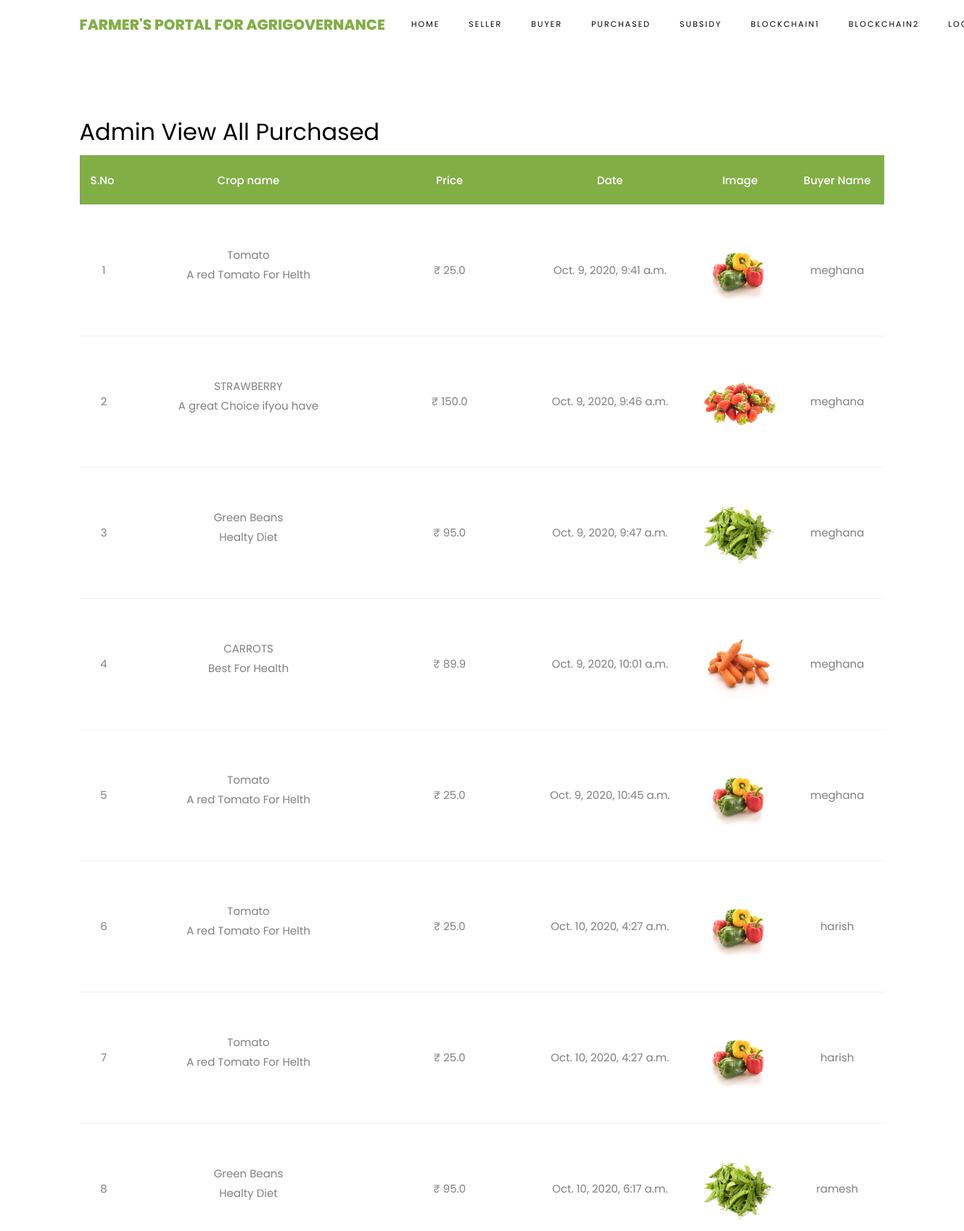
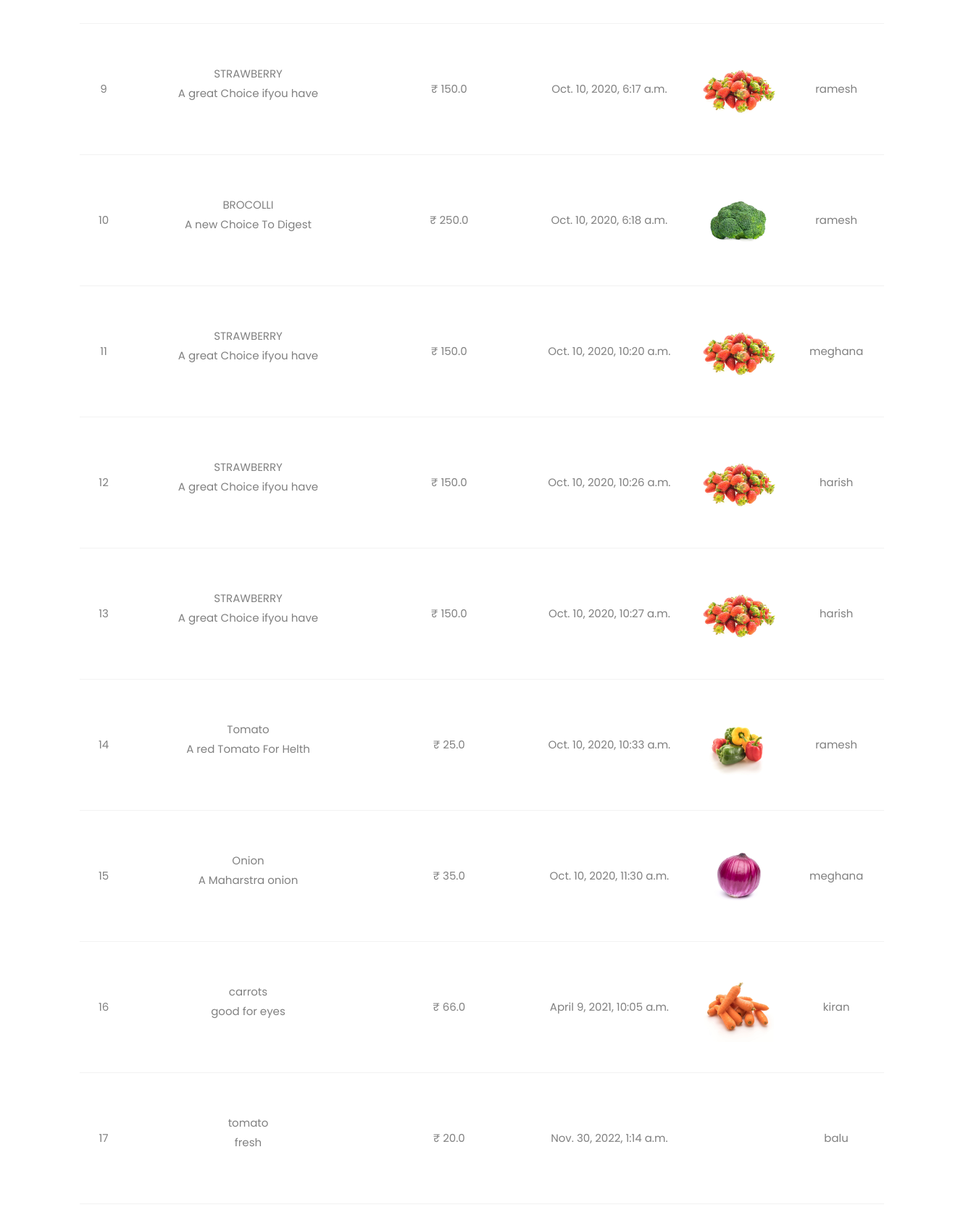
Page /AdminViewAllPurchased/ (upper part) on the committed database (2 pictures, top to bottom).
### buyers/models.py (models this page shows, shortened)
class BuyerCropCartModels(models.Model):
    buyerusername = models.CharField(max_length=100)
    buyeruseremail = models.CharField(max_length=100)
    sellername = models.CharField(max_length=100)
    cropname = models.CharField(max_length=100)
    description = models.CharField(max_length=100000)
    price = models.FloatField()
    file = models.FileField(upload_to='files/')
    cdate = models.DateTimeField(auto_now_add=True)
    status = models.CharField(max_length=50)
    class Meta:
        db_table = "BuyerCartTable"

### admins/views.py (the view)
# urls.py: path("AdminViewAllPurchased/", admins.AdminViewAllPurchased, name="AdminViewAllPurchased"),
def AdminViewAllPurchased(request):
    data = BuyerCropCartModels.objects.filter(status='purchased')
    return render(request,'admins/AdminViewAllPurchased.html',{'data':data})

### assets/templates/admins/AdminViewAllPurchased.html
{%extends 'admins/adminbase.html'%}
{%load static%}
{%block contents%}
<section class="ftco-section ftco-cart">
			<div class="container">
				<div class="row">
    			<div class="col-md-12 ftco-animate">
                    <h2>Admin View All Purchased</h2>
    				<div class="cart-list">
	    				<table class="table">
						    <thead class="thead-primary">
						      <tr class="text-center">
						        <th>S.No&nbsp;</th>
						        <th>Crop name</th>
						        <th>Price</th>
						        <th>Date</th>
						        <th>Image</th>
                                <th>Buyer Name</th>
						      </tr>
						    </thead>
						    <tbody>
                             {% for i in data %}
                          <tr class="text-center">
                        <td>{{forloop.counter}}</td>
                        <td class="product-name">{{i.cropname}} <p>{{i.description}}</p></td>
                        <td class="quantity">&#x20B9; {{i.price}}</td>
                        <td>{{i.cdate}}</td>
                        <td class="image-prod"><div class="img" style="background-image:url({{i.file}});"></div></td>
                        <td>{{i.buyerusername}}</td>
                    </tr>
                    {% endfor %}
						    </tbody>
						  </table>
					  </div>
    			</div>
    		</div>
			</div>
		</section>
{%endblock%}

### rows in the picture
BuyerCropCartModels: cropname "Tomato", description "A red Tomato For Helth", price "25.0", cdate "Oct. 9, 2020, 9:41 a.m.", file (picture), buyerusername "meghana"
BuyerCropCartModels: cropname "STRAWBERRY", description "A great Choice ifyou have", price "150.0", cdate "Oct. 9, 2020, 9:46 a.m.", file (picture), buyerusername "meghana"
BuyerCropCartModels: cropname "Green Beans", description "Healty Diet", price "95.0", cdate "Oct. 9, 2020, 9:47 a.m.", file (picture), buyerusername "meghana"
BuyerCropCartModels: cropname "CARROTS", description "Best For Health", price "89.9", cdate "Oct. 9, 2020, 10:01 a.m.", file (picture), buyerusername "meghana"
BuyerCropCartModels: cropname "Tomato", description "A red Tomato For Helth", price "25.0", cdate "Oct. 9, 2020, 10:45 a.m.", file (picture), buyerusername "meghana"
BuyerCropCartModels: cropname "Tomato", description "A red Tomato For Helth", price "25.0", cdate "Oct. 10, 2020, 4:27 a.m.", file (picture), buyerusername "harish"
BuyerCropCartModels: cropname "Tomato", description "A red Tomato For Helth", price "25.0", cdate "Oct. 10, 2020, 4:27 a.m.", file (picture), buyerusername "harish"
BuyerCropCartModels: cropname "Green Beans", description "Healty Diet", price "95.0", cdate "Oct. 10, 2020, 6:17 a.m.", file (picture), buyerusername "ramesh"
BuyerCropCartModels: cropname "STRAWBERRY", description "A great Choice ifyou have", price "150.0", cdate "Oct. 10, 2020, 6:17 a.m.", file (picture), buyerusername "ramesh"
BuyerCropCartModels: cropname "BROCOLLI", description "A new Choice To Digest", price "250.0", cdate "Oct. 10, 2020, 6:18 a.m.", file (picture), buyerusername "ramesh"
BuyerCropCartModels: cropname "STRAWBERRY", description "A great Choice ifyou have", price "150.0", cdate "Oct. 10, 2020, 10:20 a.m.", file (picture), buyerusername "meghana"
BuyerCropCartModels: cropname "STRAWBERRY", description "A great Choice ifyou have", price "150.0", cdate "Oct. 10, 2020, 10:26 a.m.", file (picture), buyerusername "harish"
BuyerCropCartModels: cropname "STRAWBERRY", description "A great Choice ifyou have", price "150.0", cdate "Oct. 10, 2020, 10:27 a.m.", file (picture), buyerusername "harish"
BuyerCropCartModels: cropname "Tomato", description "A red Tomato For Helth", price "25.0", cdate "Oct. 10, 2020, 10:33 a.m.", file (picture), buyerusername "ramesh"
BuyerCropCartModels: cropname "Onion", description "A Maharstra onion", price "35.0", cdate "Oct. 10, 2020, 11:30 a.m.", file (picture), buyerusername "meghana"
BuyerCropCartModels: cropname "carrots", description "good for eyes", price "66.0", cdate "April 9, 2021, 10:05 a.m.", file (picture), buyerusername "kiran"
BuyerCropCartModels: cropname "tomato", description "fresh", price "20.0", cdate "Nov. 30, 2022, 1:14 a.m.", buyerusername "balu"
